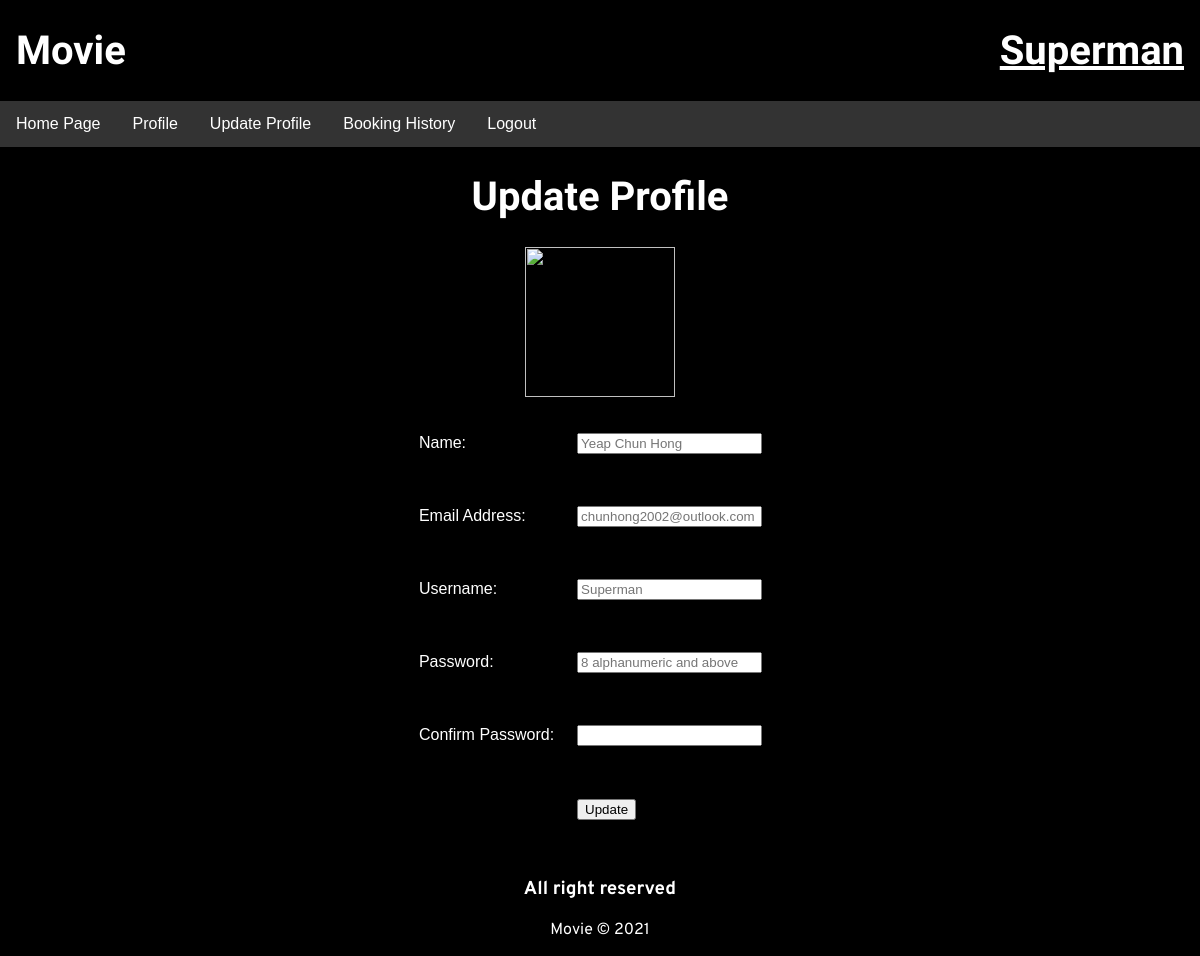
/update_profile.php (signed in), run on the app's committed database.
### tables this page shows
CREATE TABLE `user` (
  `name` varchar(1000) NOT NULL,
  `email` varchar(1000) NOT NULL,
  `username` varchar(1000) NOT NULL,
  `password` varchar(1000) NOT NULL,
  `id` int(255) NOT NULL
);

### update_profile.php (the view, shortened to what this page needs)
<?php
include('header.php');
?>
<?php
if (isset($_SESSION['login'])) {
    $query = "SELECT * FROM user WHERE id = '{$_SESSION['id']}'";
    $result = mysqli_query($dbc, $query);
    if (mysqli_num_rows($result) > 0) {
        while ($row = mysqli_fetch_array($result)) {
            $name = $row['name'];
            $email = $row['email'];
            $username = $row['username'];
        }
    }
}
?>
<center>
    <h1>Update Profile</h1>
    <img src="icon.png" height="150" width="150"/><br/><br/>
    <form action="update_profile.php" method="post">
        <table>
            <tr>
                <td><p>Name:</p></td>
                <td><input type="text" name="name" size="20" placeholder="<?php print $name; ?>"/></td>
            </tr>
            <tr>
                <td><p>Email Address:</p></td>
                <td><input type="text" name="email" size="20" placeholder="<?php print $email; ?>"/></td>
            </tr>
            <tr>
                <td><p>Username:</p></td>
                <td><input type="text" name="username" size="20" placeholder="<?php print $username; ?>"/></td>
            </tr>
            <tr>
                <td><p>Password:</p></td>
                <td><input type="password" name="password" size="20" placeholder="8 alphanumeric and above"/></td>
            </tr>
            <tr>
                <td><p>Confirm Password:</p></td>
                <td><input type="password" name="password2" size="20" /></td>
            </tr>
            <tr>
                <td></td>
                <td><p><input type="submit" name="submit" value="Update"/></p> <input type="hidden" name="submitted" value="true"/></td>
            </tr>
        </table>
    </form>
</center>
<?php
require ('footer.php');
?>

### header.php (style rules this page uses)
h1 { font-family: 'Big Shoulders Stencil Text', cursive; font-size: 40px; color:white; }
body { background-color:black; font-family: Verdana, sans-serif; margin:0 }
p,h2,h3 { color:white; }
* { box-sizing: border-box }
body { font-family: Verdana, sans-serif; margin:0 }
img { vertical-align: middle; }
td { color:white; padding-right: 20px; padding-bottom: 20px; }

### data on the page
user: name "Yeap Chun Hong", email "chunhong2002@outlook.com", username "Superman"

### other printed values
$username "Superman"
